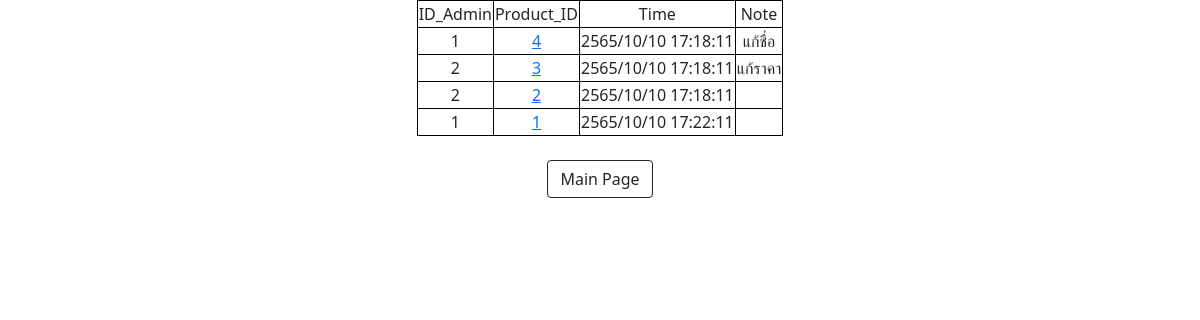
Page /admin/log.php (signed in) on the committed database.
### tables this page shows
CREATE TABLE `edit` (
  `Rank` int(11) NOT NULL,
  `id` int(11) DEFAULT NULL,
  `Product_ID` int(11) DEFAULT NULL,
  `Time` timestamp NOT NULL DEFAULT current_timestamp() ON UPDATE current_timestamp(),
  `Note` text DEFAULT NULL
);

### admin/log.php (the view, shortened to what this page needs)
<?php
include("../connect.php");
?>
<!DOCTYPE html>
<html lang="en">
<head>
  <link href="https://cdn.jsdelivr.net/npm/bootstrap@5.0.2/dist/css/bootstrap.min.css" rel="stylesheet">
</head>
<body>
  <table >
  <tr>
      <td>ID_Admin</td>
      <td>Product_ID</td>
      <td>Time</td>
      <td>Note</td>
    </tr>
    <?php
    $stmt = $pdo->prepare("SELECT * from edit ");
    $stmt->execute();
    while($row = $stmt->fetch()){
      $date = $row["Time"];
      $dateArr = explode('-',$date);
      $dateThai = ($dateArr['0']+543).'/'.$dateArr[1].'/'.$dateArr[2];
    ?>
    <tr>
      <td><?=$row["id"]?></td>
      <td><a href="../infoproduct.php?Product_ID=<?=$row["Product_ID"]?>"><?=$row["Product_ID"]?></a></td>
      <td><?=$dateThai?></td>
      <td><?=$row["Note"]?></td>
    </tr>
<?php } ?>
</table>
<br>
<form action="admin.php">
<button type="submit" class="btn btn-outline-dark">Main Page</button>
</form>
</body>
</html>

### admin/log.php (style rules this page uses)
body { text-align:center; }
table, tr ,td { border: 1px solid black; text-align:center; margin:auto; }

### rows in the picture
edit: id "1", Product_ID "4", Time "2565/10/10 17:18:11", Note "แก้ชื่อ"
edit: id "2", Product_ID "3", Time "2565/10/10 17:18:11", Note "แก้ราคา"
edit: id "2", Product_ID "2", Time "2565/10/10 17:18:11"
edit: id "1", Product_ID "1", Time "2565/10/10 17:22:11"
